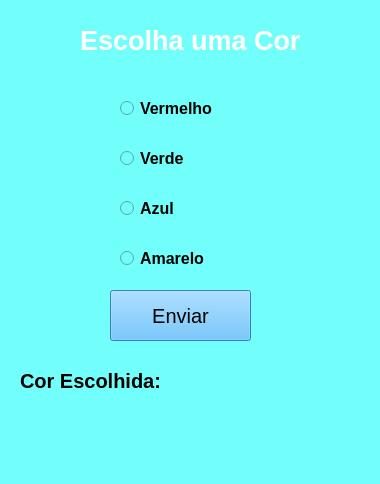
<?xml version="1.0" encoding="UTF-8"?>
<ui version="4.0">
 <class>MainWindow</class>
 <widget class="QMainWindow" name="MainWindow">
  <property name="geometry">
   <rect>
    <x>0</x>
    <y>0</y>
    <width>380</width>
    <height>484</height>
   </rect>
  </property>
  <property name="windowTitle">
   <string>MainWindow</string>
  </property>
  <property name="styleSheet">
   <string notr="true">background-color: rgb(114, 255, 251);</string>
  </property>
  <widget class="QWidget" name="centralwidget">
   <widget class="QRadioButton" name="radioButton">
    <property name="geometry">
     <rect>
      <x>120</x>
      <y>100</y>
      <width>131</width>
      <height>17</height>
     </rect>
    </property>
    <property name="font">
     <font>
      <pointsize>12</pointsize>
      <weight>75</weight>
      <bold>true</bold>
     </font>
    </property>
    <property name="text">
     <string>Vermelho</string>
    </property>
   </widget>
   <widget class="QRadioButton" name="radioButton_2">
    <property name="geometry">
     <rect>
      <x>120</x>
      <y>150</y>
      <width>131</width>
      <height>17</height>
     </rect>
    </property>
    <property name="font">
     <font>
      <pointsize>12</pointsize>
      <weight>75</weight>
      <bold>true</bold>
     </font>
    </property>
    <property name="text">
     <string>Verde</string>
    </property>
   </widget>
   <widget class="QRadioButton" name="radioButton_3">
    <property name="geometry">
     <rect>
      <x>120</x>
      <y>200</y>
      <width>131</width>
      <height>17</height>
     </rect>
    </property>
    <property name="font">
     <font>
      <pointsize>12</pointsize>
      <weight>75</weight>
      <bold>true</bold>
     </font>
    </property>
    <property name="text">
     <string>Azul</string>
    </property>
   </widget>
   <widget class="QRadioButton" name="radioButton_4">
    <property name="geometry">
     <rect>
      <x>120</x>
      <y>250</y>
      <width>131</width>
      <height>17</height>
     </rect>
    </property>
    <property name="font">
     <font>
      <pointsize>12</pointsize>
      <weight>75</weight>
      <bold>true</bold>
     </font>
    </property>
    <property name="text">
     <string>Amarelo</string>
    </property>
   </widget>
   <widget class="QLabel" name="label">
    <property name="geometry">
     <rect>
      <x>80</x>
      <y>20</y>
      <width>231</width>
      <height>41</height>
     </rect>
    </property>
    <property name="font">
     <font>
      <pointsize>20</pointsize>
      <weight>75</weight>
      <bold>true</bold>
     </font>
    </property>
    <property name="styleSheet">
     <string notr="true">color: rgb(255, 255, 255);</string>
    </property>
    <property name="text">
     <string>Escolha uma Cor</string>
    </property>
   </widget>
   <widget class="QLabel" name="label_2">
    <property name="geometry">
     <rect>
      <x>20</x>
      <y>360</y>
      <width>331</width>
      <height>41</height>
     </rect>
    </property>
    <property name="font">
     <font>
      <pointsize>15</pointsize>
      <weight>75</weight>
      <bold>true</bold>
     </font>
    </property>
    <property name="text">
     <string>Cor Escolhida:</string>
    </property>
   </widget>
   <widget class="QPushButton" name="pushButton">
    <property name="geometry">
     <rect>
      <x>110</x>
      <y>290</y>
      <width>141</width>
      <height>51</height>
     </rect>
    </property>
    <property name="font">
     <font>
      <pointsize>15</pointsize>
     </font>
    </property>
    <property name="styleSheet">
     <string notr="true">background-color:rgb(73, 182, 255);</string>
    </property>
    <property name="text">
     <string>Enviar</string>
    </property>
   </widget>
  </widget>
  <widget class="QMenuBar" name="menubar">
   <property name="geometry">
    <rect>
     <x>0</x>
     <y>0</y>
     <width>380</width>
     <height>21</height>
    </rect>
   </property>
  </widget>
  <widget class="QStatusBar" name="statusbar"/>
 </widget>
 <resources/>
 <connections/>
</ui>
